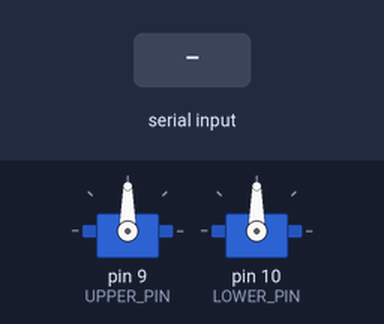
A sketch run on a simulated Arduino Uno, built with avr-gcc and run on an emulated ATmega328P. Shown: 2 × servo. The test bench sets the inputs (shaded band). What the sketch prints to the serial monitor is not drawn.

Above: at 1.7 s.
1.8 s: "on\n" received over Serial
At 2.26 s:
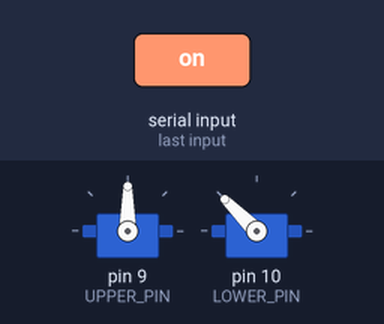
At 2.87 s:
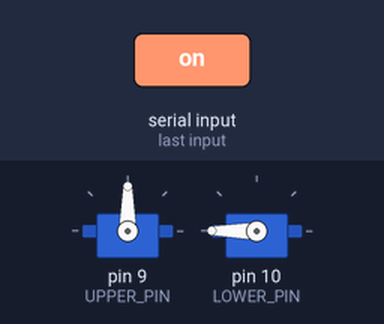
4.8 s: "off\n" received over Serial
At 5.26 s:
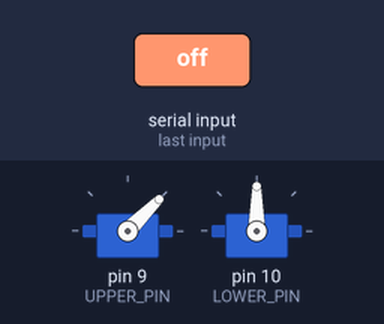
Timing chart, 0 to 8.4 s (numbered marks = the images above; inputs shaded):
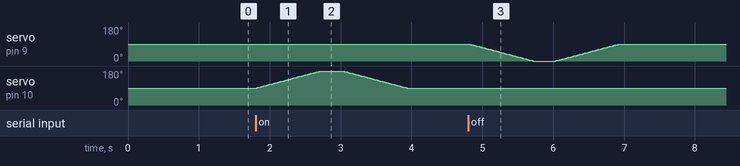

Measured:
- after the input at 1.8 s, servo on pin 10 (LOWER_PIN): rises from 90° to 180° in 0.91 s, then falls to 90° in 1.2 s

The sketch:

toggle_switch_control.ino
```cpp
#include <Servo.h>


void handleOn(Servo &upper);
void handleOff(Servo &lower);
void sweepTo(Servo &type, int from, int to, int stepDelay);

Servo servoUpper;
Servo servoLower;

const int UPPER_PIN = 9;
const int LOWER_PIN = 10;

const int UPPER_START = 90;
const int LOWER_START = 90;

void setup() {
  Serial.begin(9600);
  servoUpper.attach(UPPER_PIN);
  servoLower.attach(LOWER_PIN);

  // Move both servos to starting position
  servoUpper.write(UPPER_START);
  servoLower.write(LOWER_START);
  delay(500);

  Serial.println("Ready. Type 'on' or 'off':");
}

void loop() {
  if (Serial.available() > 0) {
    String input = Serial.readStringUntil('\n');
    input.trim();

    if (input == "on") {
      Serial.println("ON  → Lower servo: anticlockwise 90°");
      switchOn(servoLower);
    }
    else if (input == "off") {
      Serial.println("OFF → Upper servo: clockwise 90°");
      switchOff(servoUpper);
    }
    else {
      Serial.println("Unknown command. Type 'on' or 'off'.");
    }
  }
}

// Lower servo: anticlockwise 90° then return
void switchOn(Servo &lower) {
  int target = LOWER_START + 90;        // anticlockwise = increasing angle
  sweepTo(lower, LOWER_START, target, 10);
  delay(300);
  sweepTo(lower, target, LOWER_START, 10);
  Serial.println("Lower servo returned to start.");
}

// Upper servo: clockwise 90° then return ---
void switchOff(Servo &upper) {
  int target = UPPER_START - 90;        // clockwise = decreasing angle
  sweepTo(upper, UPPER_START, target, 10);
  delay(300);
  sweepTo(upper, target, UPPER_START, 10);
  Serial.println("Upper servo returned to start.");
}

// Smooth sweep from one angle to another
void sweepTo(Servo &type, int from, int to, int stepDelay) {
  if (from < to) {
    for (int angle = from; angle <= to; angle++) {
      type.write(angle);
      delay(stepDelay);
    }
  } else {
    for (int angle = from; angle >= to; angle--) {
      type.write(angle);
      delay(stepDelay);
    }
  }
}
```
